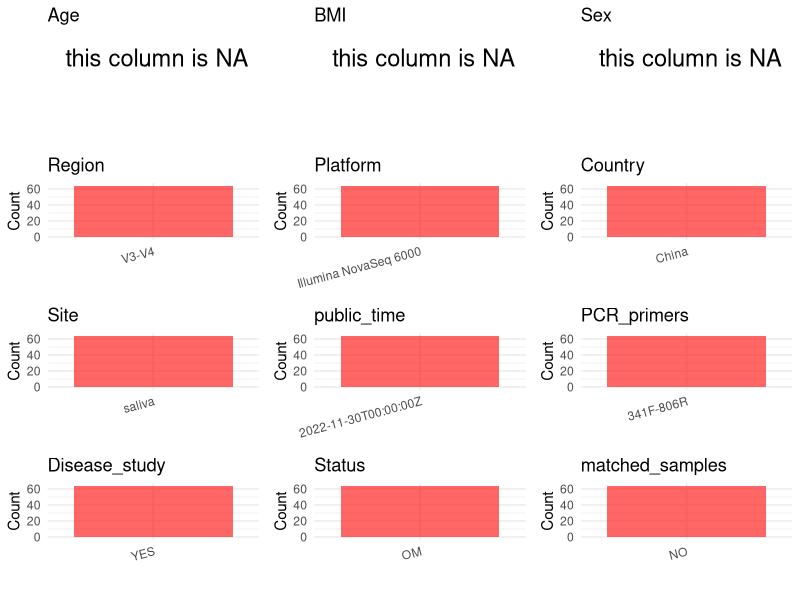

Write R code to recreate this figure. (Note: this script raises an error after producing the figure.)
## ---- chunk 1
# Load necessary libraries
library(dplyr)
library(ggplot2)
library(cowplot)

# Set working directory (update this path to your local directory)
setwd("E:/bioproject_YSD/PRJNA907138")

# Read the initial metadata files
initial_meta <- read.csv("SraRunTable.csv", header = T)

# Display the first few rows of the metadata
head(initial_meta)
## ---- chunk 2
# Create a uniform metadata dataframe
metadata <- data.frame(
  BioProject = initial_meta$BioProject,
  Run = initial_meta$Run,
  sample_name = initial_meta$Sample.Name,
  Age = NA,
  BMI = NA,  
  Sex = NA,
  Region = "V3-V4",
  Platform = initial_meta$Instrument,
  Country = initial_meta$geo_loc_name_country,
  Site = initial_meta$env_medium,
  public_time = initial_meta$ReleaseDate,
  stringsAsFactors = FALSE
)
## ---- chunk 3
# Add information obtained from the publication
metadata$PCR_primers <- "341F-806R"
metadata$title <- "Distinctive microbiota of delayed healing of oral mucositis after radiotherapy of nasopharyngeal carcinoma"
metadata$Disease_study <- "YES"
# Assign disease status based on status patterns
metadata$Status <- "OM"

# Check initial data distribution
cat("Initial sample distribution:\n")
table(metadata$sample_name)
table(metadata$Site)

# Calculate sampling frequency per subject
sample_counts <- table(metadata$sample_name)
cat("\nNumber of samples per subject:\n")
print(sample_counts)

# Create matched_samples column
metadata$matched_samples <- ifelse(metadata$sample_name %in% names(sample_counts[sample_counts >= 2]), "YES", "NO")

cat("\nMatched samples distribution:\n")
table(metadata$matched_samples)

# Identify samples for removal: single samples excluding saliva
single_samples <- names(sample_counts[sample_counts == 1])
samples_to_remove <- metadata$sample_name %in% single_samples & 
                     !(metadata$Site %in% c("saliva"))

cat("\nNumber of samples to be removed:", sum(samples_to_remove), "\n")

# Remove identified samples
metadata_clean <- metadata[!samples_to_remove, ]

cat("\nFinal sample distribution after cleaning:\n")
table(metadata_clean$sample_name)
table(metadata_clean$Site)
table(metadata_clean$matched_samples)

# Use cleaned dataset for subsequent analysis
metadata <- metadata_clean
## ---- chunk 4
# Check the number of unique runs and sample names
print(paste("Number of unique runs:", length(unique(metadata$Run))))
print(paste("Number of unique sample names:", length(unique(metadata$sample_name))))
## ---- chunk 5
# Select columns for visualization
plot_data <- metadata %>%
  select(-BioProject, -Run, -sample_name, -title)

# Function to create simple plots for each column
create_simple_plots <- function(data) {
  plots <- list()
  
  for (col in colnames(data)) {
    # Check if the column is all NA
    if (all(is.na(data[[col]]))) {
      # Create an empty plot with text indicating all NA
      p <- ggplot() +
        annotate("text", x = 0.5, y = 0.5, label = "this column is NA", size = 6) +
        labs(title = col) +
        theme_void()
    } else if (is.numeric(data[[col]])) {
      # Numeric variable: histogram
      p <- ggplot(data, aes(x = .data[[col]])) +
        geom_histogram(fill = "blue", alpha = 0.6, bins = 20, na.rm = TRUE) +
        labs(title = col) +
        theme_minimal()
    } else {
      # Categorical variable: bar plot (remove NA values)
      count_data <- as.data.frame(table(data[[col]], useNA = "ifany"))
      p <- ggplot(count_data, aes(x = reorder(Var1, -Freq), y = Freq)) +
        geom_col(fill = "red", alpha = 0.6) +
        labs(title = col, x = NULL, y = "Count") +
        theme_minimal() +
        theme(axis.text.x = element_text(angle = 15, hjust = 1))
    }
    plots[[col]] <- p
  }
  
  return(plots)
}

# Generate and arrange plots
plots <- create_simple_plots(plot_data)
p<-plot_grid(plots$Age, 
          plots$BMI, 
          plots$Sex, 
          plots$Region, 
          plots$Platform, 
          plots$Country, 
          plots$Site,
          plots$public_time, 
          plots$PCR_primers,
          plots$Disease_study,
          plots$Status,
          plots$matched_samples,# add 
          ncol = 3, align = "hv", axis = "lb")
ggsave("Metadata_Summary.png", plot = p, width = 8, height = 6, dpi = 150)
## ---- chunk 6
knitr::include_graphics("Metadata_Summary.png")
## ---- chunk 7
# Reorder columns to match the desired format
metadata <- metadata[, c(
  "BioProject", "Run", "sample_name", "Age", "BMI", "Sex", 
  "Region", "Platform", "Country", "Site", "public_time", 
  "PCR_primers", "title", "Disease_study", "Status", "matched_samples"
)]

# Export the uniform metadata to a CSV file
write.csv(metadata, file = "metadata.csv", quote = TRUE)
head(metadata)
